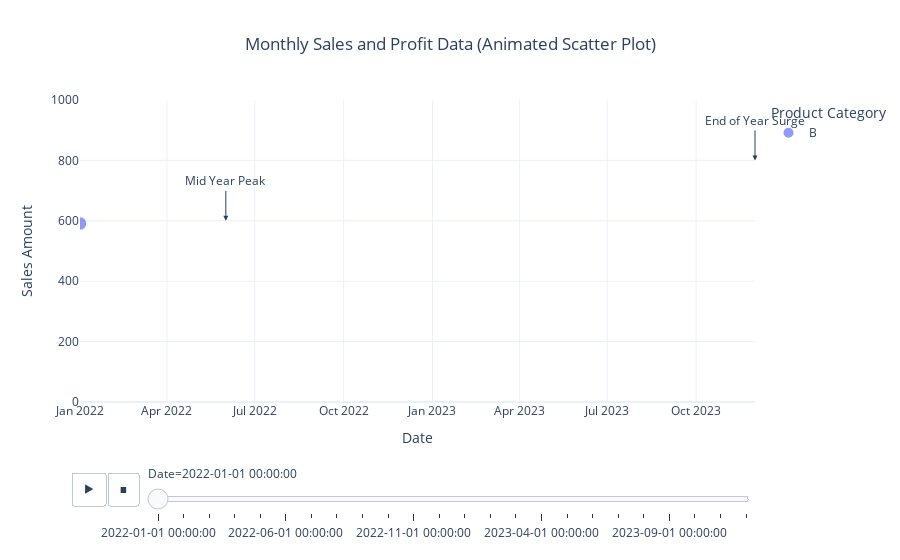

Notebook code cell kept with this figure:
### Code cell
import pandas as pd
import numpy as np

# https://www.geeksforgeeks.org/animated-scatter-plots-in-plotly-for-time-series-data/

# Set the random seed for reproducibility
np.random.seed(42)

# Create a date range
date_range = pd.date_range(start='2022-01-01', end='2023-12-01', freq='MS')
print(type(date_range), date_range)

print("sales data:")
print(type(np.random.randint(100, 1000, size=len(date_range))))
print()

# Create a synthetic dataset
data = {
    'date': date_range,
    'sales': np.random.randint(100, 1000, size=len(date_range)),
    'profit': np.random.randint(10, 300, size=len(date_range)),  # New profit column
    'category': np.random.choice(['A', 'B', 'C'], size=len(date_range))
}
print(data)

df = pd.DataFrame(data)

# Display the first few rows of the dataset
print(df.head())

import plotly.express as px

# Create an animated scatter plot with additional features
fig = px.scatter(
    df,
    x='date',
    y='sales',
    animation_frame='date',
    color='category',
    size='profit',  # Use profit for marker size
    title='Monthly Sales and Profit Data (Animated Scatter Plot)',
    labels={'sales': 'Sales Amount', 'date': 'Date'},
    range_y=[0, 1000],
    range_x=[df['date'].min(), df['date'].max()],  # Ensure x-axis covers the full date range
    hover_name='category',  # Show category on hover
    hover_data={'profit': True, 'sales': True},  # Include profit in hover data
    template='plotly_white'  # Change the template for a different aesthetic
)

# Customize layout for better aesthetics
fig.update_layout(
    title_x=0.5,  # Center the title
    xaxis_title='Date',
    yaxis_title='Sales Amount',
    legend_title='Product Category',
    hovermode='closest',
    showlegend=True
)

# Add annotations for significant points if needed
annotations = [
    dict(x='2022-06-01', y=600, text='Mid Year Peak', showarrow=True, arrowhead=2, ax=0, ay=-40),
    dict(x='2023-12-01', y=800, text='End of Year Surge', showarrow=True, arrowhead=2, ax=0, ay=-40)
]

fig.update_layout(annotations=annotations)

# Show the plot
fig.show()

### Figure 1 — Plotly figure (JSON) as saved in the notebook; plotly's stock layout.template omitted (floating-point values rounded to 4 significant figures)
{"data": [{"customdata": [[64]], "hovertemplate": "<b>%{hovertext}</b><br><br>category=B<br>Date=%{x}<br>Sales Amount=%{y}<br>profit=%{customdata[0]}<extra></extra>", "hovertext": ["B"], "legendgroup": "B", "marker": {"color": "#636efa", "size": [64], "sizemode": "area", "sizeref": 0.7075, "symbol": "circle"}, "mode": "markers", "name": "B", "orientation": "v", "showlegend": true, "type": "scatter", "x": ["2022-01-01T00:00:00.000000000"], "xaxis": "x", "y": [591], "yaxis": "y"}], "layout": {"annotations": [{"arrowhead": 2, "ax": 0, "ay": -40, "showarrow": true, "text": "Mid Year Peak", "x": "2022-06-01", "y": 600}, {"arrowhead": 2, "ax": 0, "ay": -40, "showarrow": true, "text": "End of Year Surge", "x": "2023-12-01", "y": 800}], "hovermode": "closest", "legend": {"itemsizing": "constant", "title": {"text": "Product Category"}, "tracegroupgap": 0}, "showlegend": true, "sliders": [{"active": 0, "currentvalue": {"prefix": "Date="}, "len": 0.9, "pad": {"b": 10, "t": 60}, "steps": [{"args": [["2022-01-01 00:00:00"], {"frame": {"duration": 0, "redraw": false}, "fromcurrent": true, "mode": "immediate", "transition": {"duration": 0, "easing": "linear"}}], "label": "2022-01-01 00:00:00", "method": "animate"}, {"args": [["2022-02-01 00:00:00"], {"frame": {"duration": 0, "redraw": false}, "fromcurrent": true, "mode": "immediate", "transition": {"duration": 0, "easing": "linear"}}], "label": "2022-02-01 00:00:00", "method": "animate"}, {"args": [["2022-03-01 00:00:00"], {"frame": {"duration": 0, "redraw": false}, "fromcurrent": true, "mode": "immediate", "transition": {"duration": 0, "easing": "linear"}}], "label": "2022-03-01 00:00:00", "method": "animate"}, {"args": [["2022-04-01 00:00:00"], {"frame": {"duration": 0, "redraw": false}, "fromcurrent": true, "mode": "immediate", "transition": {"duration": 0, "easing": "linear"}}], "label": "2022-04-01 00:00:00", "method": "animate"}, {"args": [["2022-05-01 00:00:00"], {"frame": {"duration": 0, "redraw": false}, "fromcurrent": true, "mode": "immediate", "transition": {"duration": 0, "easing": "linear"}}], "label": "2022-05-01 00:00:00", "method": "animate"}, {"args": [["2022-06-01 00:00:00"], {"frame": {"duration": 0, "redraw": false}, "fromcurrent": true, "mode": "immediate", "transition": {"duration": 0, "easing": "linear"}}], "label": "2022-06-01 00:00:00", "method": "animate"}, {"args": [["2022-07-01 00:00:00"], {"frame": {"duration": 0, "redraw": false}, "fromcurrent": true, "mode": "immediate", "transition": {"duration": 0, "easing": "linear"}}], "label": "2022-07-01 00:00:00", "method": "animate"}, {"args": [["2022-08-01 00:00:00"], {"frame": {"duration": 0, "redraw": false}, "fromcurrent": true, "mode": "immediate", "transition": {"duration": 0, "easing": "linear"}}], "label": "2022-08-01 00:00:00", "method": "animate"}, {"args": [["2022-09-01 00:00:00"], {"frame": {"duration": 0, "redraw": false}, "fromcurrent": true, "mode": "immediate", "transition": {"duration": 0, "easing": "linear"}}], "label": "2022-09-01 00:00:00", "method": "animate"}, {"args": [["2022-10-01 00:00:00"], {"frame": {"duration": 0, "redraw": false}, "fromcurrent": true, "mode": "immediate", "transition": {"duration": 0, "easing": "linear"}}], "label": "2022-10-01 00:00:00", "method": "animate"}, {"args": [["2022-11-01 00:00:00"], {"frame": {"duration": 0, "redraw": false}, "fromcurrent": true, "mode": "immediate", "transition": {"duration": 0, "easing": "linear"}}], "label": "2022-11-01 00:00:00", "method": "animate"}, {"args": [["2022-12-01 00:00:00"], {"frame": {"duration": 0, "redraw": false}, "fromcurrent": true, "mode": "immediate", "transition": {"duration": 0, "easing": "linear"}}], "label": "2022-12-01 00:00:00", "method": "animate"}, {"args": [["2023-01-01 00:00:00"], {"frame": {"duration": 0, "redraw": false}, "fromcurrent": true, "mode": "immediate", "transition": {"duration": 0, "easing": "linear"}}], "label": "2023-01-01 00:00:00", "method": "animate"}, {"args": [["2023-02-01 00:00:00"], {"frame": {"duration": 0, "redraw": false}, "fromcurrent": true, "mode": "immediate", "transition": {"duration": 0, "easing": "linear"}}], "label": "2023-02-01 00:00:00", "method": "animate"}, {"args": [["2023-03-01 00:00:00"], {"frame": {"duration": 0, "redraw": false}, "fromcurrent": true, "mode": "immediate", "transition": {"duration": 0, "easing": "linear"}}], "label": "2023-03-01 00:00:00", "method": "animate"}, {"args": [["2023-04-01 00:00:00"], {"frame": {"duration": 0, "redraw": false}, "fromcurrent": true, "mode": "immediate", "transition": {"duration": 0, "easing": "linear"}}], "label": "2023-04-01 00:00:00", "method": "animate"}, {"args": [["2023-05-01 00:00:00"], {"frame": {"duration": 0, "redraw": false}, "fromcurrent": true, "mode": "immediate", "transition": {"duration": 0, "easing": "linear"}}], "label": "2023-05-01 00:00:00", "method": "animate"}, {"args": [["2023-06-01 00:00:00"], {"frame": {"duration": 0, "redraw": false}, "fromcurrent": true, "mode": "immediate", "transition": {"duration": 0, "easing": "linear"}}], "label": "2023-06-01 00:00:00", "method": "animate"}, {"args": [["2023-07-01 00:00:00"], {"frame": {"duration": 0, "redraw": false}, "fromcurrent": true, "mode": "immediate", "transition": {"duration": 0, "easing": "linear"}}], "label": "2023-07-01 00:00:00", "method": "animate"}, {"args": [["2023-08-01 00:00:00"], {"frame": {"duration": 0, "redraw": false}, "fromcurrent": true, "mode": "immediate", "transition": {"duration": 0, "easing": "linear"}}], "label": "2023-08-01 00:00:00", "method": "animate"}, {"args": [["2023-09-01 00:00:00"], {"frame": {"duration": 0, "redraw": false}, "fromcurrent": true, "mode": "immediate", "transition": {"duration": 0, "easing": "linear"}}], "label": "2023-09-01 00:00:00", "method": "animate"}, {"args": [["2023-10-01 00:00:00"], {"frame": {"duration": 0, "redraw": false}, "fromcurrent": true, "mode": "immediate", "transition": {"duration": 0, "easing": "linear"}}], "label": "2023-10-01 00:00:00", "method": "animate"}, {"args": [["2023-11-01 00:00:00"], {"frame": {"duration": 0, "redraw": false}, "fromcurrent": true, "mode": "immediate", "transition": {"duration": 0, "easing": "linear"}}], "label": "2023-11-01 00:00:00", "method": "animate"}, {"args": [["2023-12-01 00:00:00"], {"frame": {"duration": 0, "redraw": false}, "fromcurrent": true, "mode": "immediate", "transition": {"duration": 0, "easing": "linear"}}], "label": "2023-12-01 00:00:00", "method": "animate"}], "x": 0.1, "xanchor": "left", "y": 0, "yanchor": "top"}], "title": {"text": "Monthly Sales and Profit Data (Animated Scatter Plot)", "x": 0.5}, "updatemenus": [{"buttons": [{"args": [null, {"frame": {"duration": 500, "redraw": false}, "fromcurrent": true, "mode": "immediate", "transition": {"duration": 500, "easing": "linear"}}], "label": "&#9654;", "method": "animate"}, {"args": [[null], {"frame": {"duration": 0, "redraw": false}, "fromcurrent": true, "mode": "immediate", "transition": {"duration": 0, "easing": "linear"}}], "label": "&#9724;", "method": "animate"}], "direction": "left", "pad": {"r": 10, "t": 70}, "showactive": false, "type": "buttons", "x": 0.1, "xanchor": "right", "y": 0, "yanchor": "top"}], "xaxis": {"anchor": "y", "categoryarray": ["2022-01-01T00:00:00", "2022-02-01T00:00:00", "2022-03-01T00:00:00", "2022-04-01T00:00:00", "2022-05-01T00:00:00", "2022-06-01T00:00:00", "2022-07-01T00:00:00", "2022-08-01T00:00:00", "2022-09-01T00:00:00", "2022-10-01T00:00:00", "2022-11-01T00:00:00", "2022-12-01T00:00:00", "2023-01-01T00:00:00", "2023-02-01T00:00:00", "2023-03-01T00:00:00", "2023-04-01T00:00:00", "2023-05-01T00:00:00", "2023-06-01T00:00:00", "2023-07-01T00:00:00", "2023-08-01T00:00:00", "2023-09-01T00:00:00", "2023-10-01T00:00:00", "2023-11-01T00:00:00", "2023-12-01T00:00:00"], "categoryorder": "array", "domain": [0, 1], "range": ["2022-01-01T00:00:00", "2023-12-01T00:00:00"], "title": {"text": "Date"}}, "yaxis": {"anchor": "x", "domain": [0, 1], "range": [0, 1000], "title": {"text": "Sales Amount"}}}}
